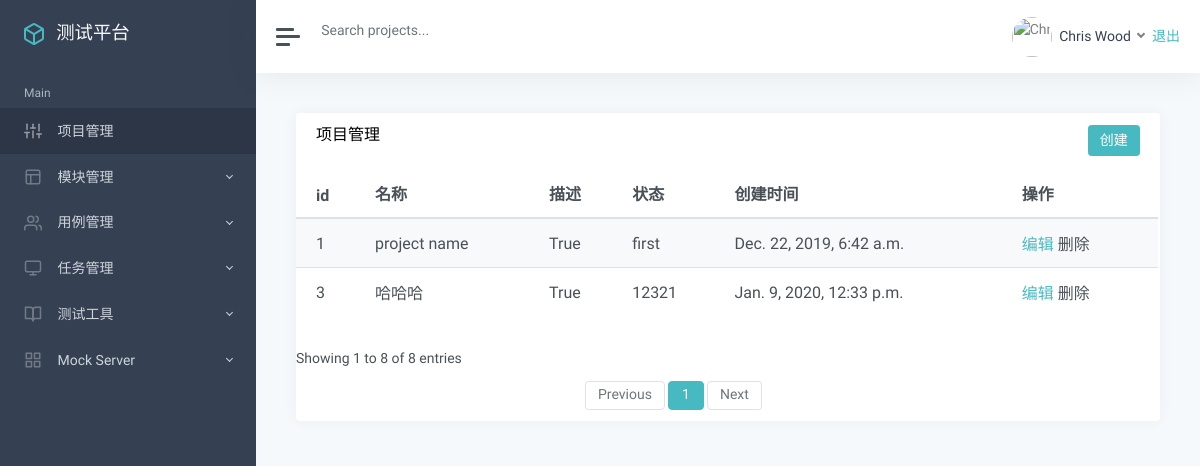
The page /project/ (signed in) on the database as committed earlier.
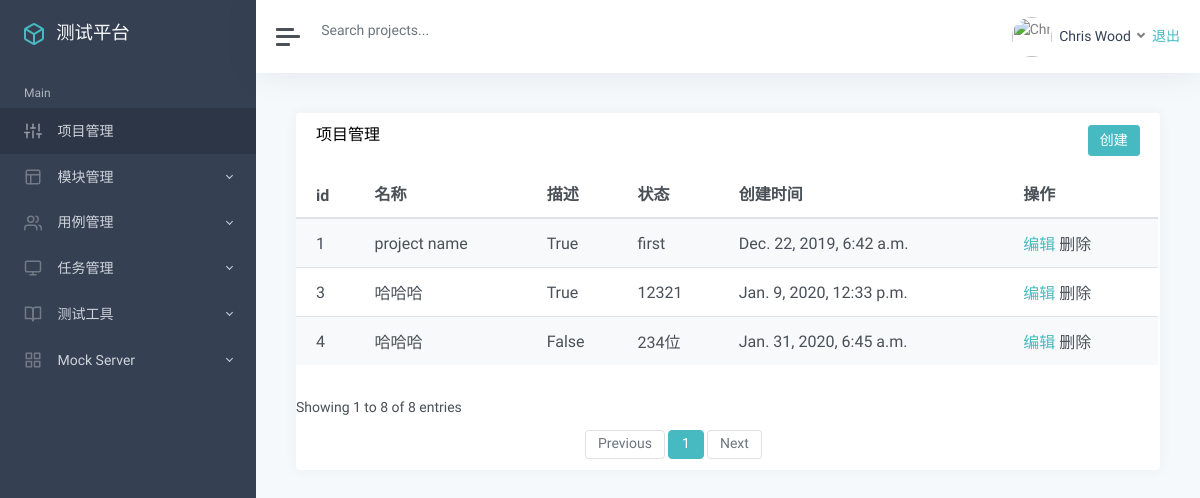
The same page on the database as committed later.
### app_manage/models.py (models this page shows)
class Project(models.Model):
    name = models.CharField("名称", max_length=100, null=False, default="")
    describe = models.TextField("描述", default="")
    status = models.BooleanField("状态：", default=True)
    update_time = models.DateTimeField("更新时间", auto_now=True)
    create_time = models.DateTimeField("创建时间", auto_now_add=True)

### app_manage/views.py (the view)
# urls.py: path('', views.manage),
@login_required
def manage(request):
    projects_list = Project.objects.all()
    return render(request, "project_list.html", {"projects":projects_list})

### templates/project_list.html (shortened to what this page needs)
{% extends "manage.html" %}
{% block manage %}
<div class="card flex-fill">
    <div class="card-header">
        <h5 class="card-title mb-0" style="float:left">项目管理</h5>
        <button onclick="add()" type="button" class="btn btn-primary" style="float:right">创建</button>
    </div>
    <div id="datatables-dashboard-traffic_wrapper" class="dataTables_wrapper dt-bootstrap4 no-footer">
        <div class="row">
            <div class="col-sm-12">
                <table id="datatables-dashboard-traffic" style="able-layout:fixed;"
                    class="table table-striped my-0 dataTable no-footer" role="grid"
                    aria-describedby="datatables-dashboard-traffic_info">
                    <thead>
                        <tr role="row">
                            <th>id</th>
                            <th>名称</th>
                            <th>描述</th>
                            <th>状态</th>
                            <th>创建时间</th>
                            <th>操作</th>
                        </tr>
                    </thead>
                    <tbody>
                        {% for p in projects %}
                        <tr role="row" class="odd">
                            <td>{{p.id}}</td>
                            <td>{{p.name}}</td>
                            <td>{{p.status}}</td>
                            <td>{{p.describe}}</td>
                            <td>{{p.create_time}}</td>
                            <td>
                                <a href="/project/edit/{{p.id}}/">编辑</a>
                                <a>删除</a>
                            </td>
                        </tr>
                        {% endfor %}
                    </tbody>
                </table>
            </div>
        </div>
        <div class="row">
            <div class="col-sm-12 col-md-5">
                <div class="dataTables_info" id="datatables-dashboard-traffic_info" role="status" aria-live="polite"></div>
                    Showing 1 to 8 of 8 entries</div>
            </div>
            <div class="col-sm-12 col-md-7">
                <div class="dataTables_paginate paging_simple_numbers" id="datatables-dashboard-traffic_paginate">
                    <ul class="pagination">
                        <li class="paginate_button page-item previous disabled"
                            id="datatables-dashboard-traffic_previous"><a href="#"
                                aria-controls="datatables-dashboard-traffic" data-dt-idx="0" tabindex="0"
                                class="page-link">Previous</a></li>
                        <li class="paginate_button page-item active"><a href="#"
                                aria-controls="datatables-dashboard-traffic" data-dt-idx="1" tabindex="0"
                                class="page-link">1</a>
                        </li>
                        <li class="paginate_button page-item next disabled" id="datatables-dashboard-traffic_next"><a
                                href="#" aria-controls="datatables-dashboard-traffic" data-dt-idx="2" tabindex="0"
                                class="page-link">Next</a>
                        </li>
                    </ul>
                </div>
            </div>
        </div>
    </div>
</div>
{% endblock %}

### templates/manage.html (shortened to what this page needs)
{% extends "base.html" %}
{% block base %}
<div class="wrapper">
    <nav id="sidebar" class="sidebar">
        <div class="sidebar-content ">
            <a class="sidebar-brand" href="index.html">
                <span class="align-middle">测试平台</span>
            </a>
            <ul class="sidebar-nav">
                <li class="sidebar-header">
                    Main
                </li>
                <li class="sidebar-item active">
                    <a href="/project/" class="sidebar-link" aria-expanded="true">
                         <span class="align-middle">项目管理</span>
                    </a>
                </li>
                <li class="sidebar-item">
                    <a href="/module/" data-toggle="collapse" class="sidebar-link collapsed">
                         <span class="align-middle">模块管理</span>
                    </a>
                </li>
                <li class="sidebar-item">
                    <a href="#auth" data-toggle="collapse" class="sidebar-link collapsed">
                        <span class="align-middle">用例管理</span>
                    </a>
                </li>
                <li class="sidebar-item">
                    <a href="#layouts" data-toggle="collapse" class="sidebar-link collapsed">
                         <span class="align-middle">任务管理</span>
                    </a>
                </li>
                <li class="sidebar-item">
                    <a href="#documentation" data-toggle="collapse" class="sidebar-link collapsed">
                         <span class="align-middle">测试工具</span>
                    </a>
                </li>
                <li class="sidebar-item">
                    <a href="#ui" data-toggle="collapse" class="sidebar-link collapsed">
                         <span class="align-middle">Mock Server</span>
                    </a>
                </li>
            </ul>
        </div>
    </nav>
    <div class="main">
        <nav class="navbar navbar-expand navbar-light bg-white">
            <a class="sidebar-toggle d-flex mr-2">
                <i class="hamburger align-self-center"></i>
            </a>
            <form class="form-inline d-none d-sm-inline-block">
                <input class="form-control form-control-no-border mr-sm-2" type="text" placeholder="Search projects..."
                    aria-label="Search">
            </form>
            <div class="navbar-collapse collapse">
                <ul class="navbar-nav ml-auto">
                    <li class="nav-item dropdown">
                        <a class="nav-link dropdown-toggle d-none d-sm-inline-block" href="#" data-toggle="dropdown">
                            <img src="img/avatars/avatar.jpg" class="avatar img-fluid rounded-circle mr-1"
                                alt="Chris Wood">
                            <span class="text-dark">Chris Wood</span>
                            <a href="/logout/">退出</a>
                        </a>
                    </li>
                </ul>
            </div>
        </nav>
        <main class="content">
            <div class="container-fluid p-0">
                {% block manage %}
                {% endblock %}
            </div>
    </div>
{% endblock %}

### templates/base.html (shortened to what this page needs)
<html>
<head>
  {% load static %}
  <link href='{% static "css/theme.css" %}' rel='stylesheet' type='text/css' />
  <link href='{% static "css/classic.css" %}' rel='stylesheet' type='text/css' />
</head>
<body>
{% block base %}{% endblock %}
</body>
</html>

Rows that differ between the two databases and show on the page:
added Project: id "4", name "哈哈哈", status "False", describe "234位", create_time "Jan. 31, 2020, 6:45 a.m."
